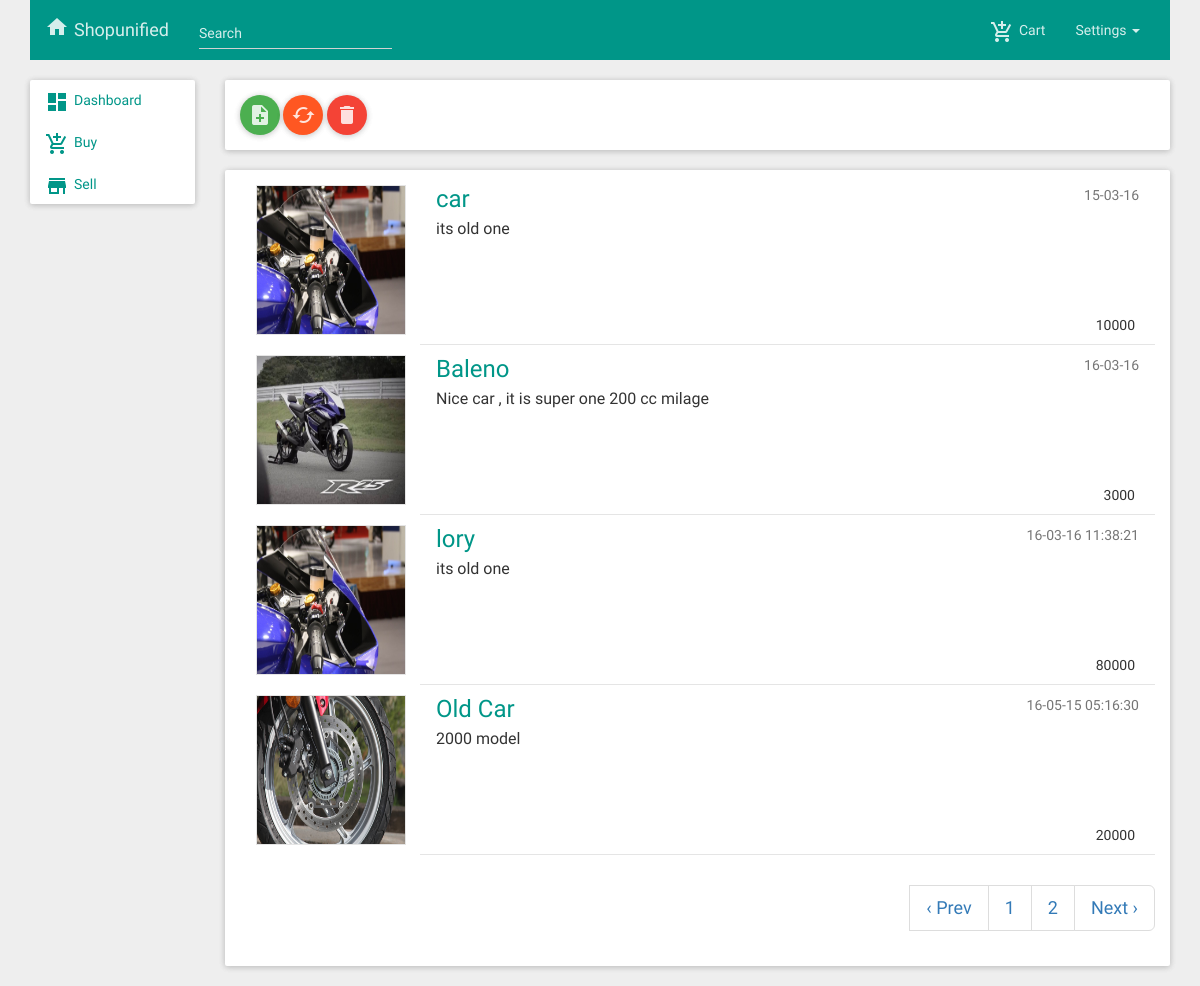
The app's page /sell.php (signed in) with its own data.
### tables this page shows
CREATE TABLE `sell` (
  `sell_id` bigint(20) NOT NULL,
  `category_id` int(10) NOT NULL,
  `sub_category_id` varchar(50) NOT NULL,
  `prod_name` varchar(100) NOT NULL,
  `prod_price` bigint(10) NOT NULL,
  `prod_description` varchar(200) NOT NULL,
  `prod_img` varchar(50) NOT NULL,
  `added_date` varchar(20) NOT NULL,
  `sell_lat` double NOT NULL,
  `sell_lon` double NOT NULL,
  `user_id` bigint(20) NOT NULL
);

### sell_dash.php (the view, shortened to what this page needs)
<?php include_once 'paginating.php';?>
      <?php
	  $query="SELECT * FROM sell WHERE user_id = '$_SESSION[id]'";
      $result=mysql_query($query);
      		$your_res = mysql_num_rows($result);
			$per_page = 4;
			$total_pages = ceil($your_res / $per_page);
			if (isset($_GET['page'])) {
			$show_page = $_GET['page'];
			if ($show_page > 0 && $show_page <= $total_pages) {
			$start = ($show_page - 1) * $per_page;
			$end = $start + $per_page;
			} else {
				$start = 0;
				$end = $per_page;
				}
			} else {
				$start = 0;
				$end = $per_page;
				}
			$reload = "http://localhost:8888/localshopping/sell.php" . "?page=1";
			 echo '<div class="list-group">';
		for ($i = $start; $i < $end; $i++) {
            echo '<div class="list-group-item">';
        	echo '<div class="row-picture">';
        		echo'<img src="img/upload/' . mysql_result($result, $i, 'prod_img') .'" alt="icon">';
        	echo '</div>';
	        echo ' <div class="row-content">';
		        echo '<div class="least-content">';
		        echo mysql_result($result, $i, 'added_date');
		        echo '</div>';
		        echo '<div class="action-secondary">';
		        echo mysql_result($result, $i, 'prod_price');
		        echo '</div>';
		        echo '<h4 class="list-group-item-heading">';
		        echo '<a href="sell_prod_ful_view.php?sid=',mysql_result($result, $i, 'sell_id'),'">';
		        echo mysql_result($result, $i, 'prod_name');
		        echo '</a>';
		        echo '</h4>';
		        echo '<p class="list-group-item-text">';
		        echo mysql_result($result, $i, 'prod_description');
		        echo '</p>';
        	echo '</div>';
      echo '</div>';
	  echo '<div class="list-group-separator">';
      echo '</div>';
 	}
	  echo '</div>';
			echo '<div class="pagination pagination-lg pull-right"><li>';
			if ($total_pages > 1) {
			echo paginate($reload, $show_page, $total_pages);
			}
			echo "</li></div>";
    ?>

### sell.php (shortened to what this page needs)
<html>
   <head>
        <link href="css/bootstrap.css" rel="stylesheet">
        <link href="css/roboto.min.css" rel="stylesheet">
        <link href="css/material.css" rel="stylesheet">
        <link href="css/ripples.min.css" rel="stylesheet">
   </head>
   <body>
 <div class="container">
   	<?php include 'header.php' ;?>
		<div class="row">
              <div class="col-sm-2">
             <?php  include 'sidebar.php';?>
           	  </div>
            <div class="col-sm-10">
            		 	<?php include 'top_bar_sell.php';?>
						<div class="panel panel-body">
     							<?php include 'sell_dash.php';?>
   					    </div>
			</div>
		</div>
 </div>
    </body>
</html>

### header.php (shortened to what this page needs)
	<div class="row">
     <div class="col-lg-12">
        <div class="bs-component">
          <div class="navbar navbar-default">
            <div class="container-fluid">
              <div class="navbar-header">
                <a class="navbar-brand" href="my_account.php"><div class="icon-preview"><i class="mdi-action-home"></i></div>Shopunified</a>
              </div>
              <div class="navbar-collapse collapse navbar-responsive-collapse">
                <form class="navbar-form navbar-left">
                  <div class="form-group">
                    <input type="text" class="form-control col-md-8" placeholder="Search">
                  </div>
                </form>
                <ul class="nav navbar-nav navbar-right">
        		<li><a href="cartt.php"><div class="icon-preview"><i class="mdi-action-add-shopping-cart"></i></div>Cart</a></li>
                  <li class="dropdown">
                    <a href="bootstrap-elements.html" data-target="#" class="dropdown-toggle" data-toggle="dropdown">
                    Settings
                      <b class="caret"></b></a>
                  </li>
                </ul>
              </div>
            </div>
          </div>
        </div>
</div>
</div>

### sidebar.php
<div class="panel">
            <ul class="nav nav-pills nav-stacked">
               <li><a href="my_account.php"><div class="icon-preview"><i class="mdi-action-dashboard"></i></div>Dashboard</a></li>
               <li><a href="buy.php"><div class="icon-preview"><i class="mdi-action-add-shopping-cart"></i></div>Buy</a></li>
               <li><a href="sell.php"><div class="icon-preview"><i class="mdi-action-store"></i></div>Sell</a></li>
            </ul>
             </div>

### top_bar_sell.php (shortened to what this page needs)
<div class="panel panel-body panel-primary">
							<a href="ad_single_item.php" class="btn btn-success btn-fab btn-fab-mini"  class="icon-preview" ><i class="mdi-action-note-add"></i> </a>
							<a href="update_sell.php" class="btn btn-warning btn-fab btn-fab-mini"  class="icon-preview" ><i class="mdi-action-cached"></i> </a>
							<a href="delete_sell.php" class="btn btn-danger btn-fab btn-fab-mini"  class="icon-preview" ><i class="mdi-action-delete"></i> </a>
						</div>

### paginating.php (shortened to what this page needs)
<?php
function paginate($reload, $page, $tpages) {
    $adjacents = 2;
    $prevlabel = "&lsaquo; Prev";
    $nextlabel = "Next &rsaquo;";
    $out = "";
    if ($page == 1) {
        $out.= "<span>".$prevlabel."</span>\n";
    } elseif ($page == 2) {
        $out.="<li><a href=\"".$reload."\">".$prevlabel."</a>\n</li>";
    } else {
        $out.="<li><a href=\"".$reload."&amp;page=".($page - 1)."\">".$prevlabel."</a>\n</li>";
    }
    $pmin=($page>$adjacents)?($page - $adjacents):1;
    $pmax=($page<($tpages - $adjacents))?($page + $adjacents):$tpages;
    for ($i = $pmin; $i <= $pmax; $i++) {
        if ($i == $page) {
            $out.= "<li class=\"active\"><a href=''>".$i."</a></li>\n";
        } elseif ($i == 1) {
            $out.= "<li><a href=\"".$reload."\">".$i."</a>\n</li>";
        } else {
            $out.= "<li><a href=\"".$reload. "&amp;page=".$i."\">".$i. "</a>\n</li>";
        }
    }
    if ($page < $tpages) {
        $out.= "<li><a href=\"".$reload."&amp;page=".($page + 1)."\">".$nextlabel."</a>\n</li>";
    } else {
        $out.= "<li><span>".$nextlabel."</span>\n</li>";
    }
    $out.= "";
    return $out;
}
?>

### records on screen
sell: prod_img (picture), added_date "15-03-16", prod_price "10000", prod_name "car", prod_description "its old one"
sell: prod_img (picture), added_date "16-03-16", prod_price "3000", prod_name "Baleno", prod_description "Nice car , it is super one 200 cc milage"
sell: prod_img (picture), added_date "16-03-16 11:38:21", prod_price "80000", prod_name "lory", prod_description "its old one"
sell: prod_img (picture), added_date "16-05-15 05:16:30", prod_price "20000", prod_name "Old Car", prod_description "2000 model"

### other values on screen
$prevlabel "‹ Prev"
$nextlabel "Next ›"
